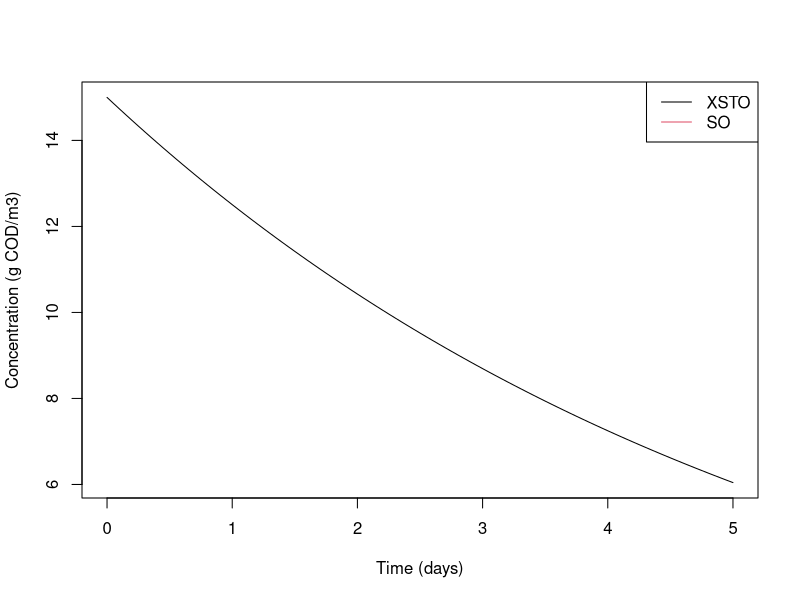

The R script that drew this image:
# Aerobic respiration of storage rate equation
aerobic_resp_storage <- function(time, state, parms) {
  XSTO <- state[1]
  SO <- state[2]
  
  bSTO_O2 = parms["bSTO_O2"]
  KO2 = parms["KO2"]
  
  rate = bSTO_O2 * (SO / (KO2 + SO)) * XSTO
  
  dXSTO <- -rate  # Negative value as it's a consumption
  dSO <- 0  # No change in SO for this example
  
  return(list(c(dXSTO, dSO)))
}

# Parameters
params <- c(bSTO_O2 = 0.2, KO2 = 0.2)

# Initial conditions
initial_conditions <- c(XSTO = 15, SO = 2)

# Time steps
t <- seq(0, 5, 0.05)

# Numerical integration
library(deSolve)
out <- ode(y = initial_conditions, times = t, func = aerobic_resp_storage,
           parms = params)

# Plot results
plot(out[, 1], out[, 2], type = "l", 
     xlab = "Time (days)", ylab = "Concentration (g COD/m3)")
legend("topright", legend = c("XSTO", "SO"), lty = 1, col = 1:2)
